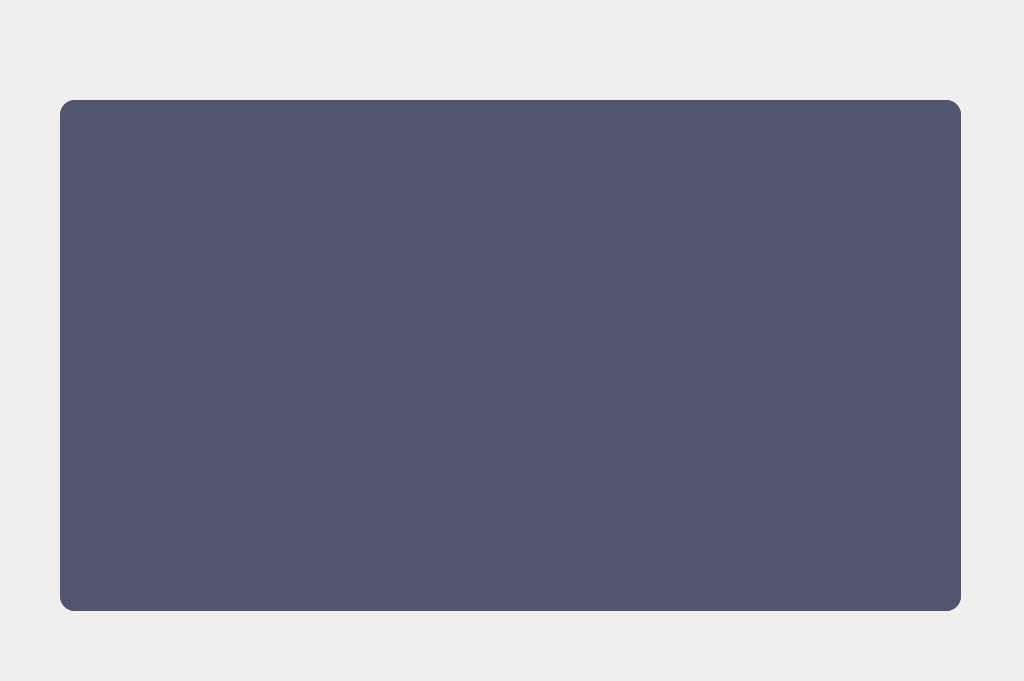
<?xml version="1.0" encoding="UTF-8"?>
<ui version="4.0">
 <class>display</class>
 <widget class="QDialog" name="display">
  <property name="geometry">
   <rect>
    <x>0</x>
    <y>0</y>
    <width>1024</width>
    <height>681</height>
   </rect>
  </property>
  <property name="windowTitle">
   <string>Dialog</string>
  </property>
  <property name="styleSheet">
   <string notr="true">*{
    background:url(C:/Users/hedi2/downloads/hamer.jpg) ;
}</string>
  </property>
  <widget class="QFrame" name="add_employee">
   <property name="geometry">
    <rect>
     <x>60</x>
     <y>100</y>
     <width>901</width>
     <height>511</height>
    </rect>
   </property>
   <property name="styleSheet">
    <string notr="true">QFrame
{
	background:#51556e;
    border-radius:15px;
}</string>
   </property>
   <property name="frameShape">
    <enum>QFrame::StyledPanel</enum>
   </property>
   <property name="frameShadow">
    <enum>QFrame::Raised</enum>
   </property>
   <widget class="QPushButton" name="DISPLAY">
    <property name="geometry">
     <rect>
      <x>260</x>
      <y>240</y>
      <width>201</width>
      <height>51</height>
     </rect>
    </property>
    <property name="font">
     <font>
      <pointsize>12</pointsize>
     </font>
    </property>
    <property name="styleSheet">
     <string notr="true">*{
color:white;
border-radius: 15px;
background:#303030;
}

*:hover
{
	color:#303030;
	border-radius:15px;
	background:white
}</string>
    </property>
    <property name="text">
     <string>Display</string>
    </property>
   </widget>
   <widget class="QLineEdit" name="LRI">
    <property name="geometry">
     <rect>
      <x>210</x>
      <y>160</y>
      <width>251</width>
      <height>31</height>
     </rect>
    </property>
    <property name="font">
     <font>
      <pointsize>14</pointsize>
     </font>
    </property>
    <property name="acceptDrops">
     <bool>true</bool>
    </property>
    <property name="styleSheet">
     <string notr="true">*{
background:transparent;
border:none;
color:white;
border-bottom:1px solid #717072;
}</string>
    </property>
    <property name="inputMask">
     <string/>
    </property>
    <property name="text">
     <string/>
    </property>
    <property name="maxLength">
     <number>32767</number>
    </property>
    <property name="echoMode">
     <enum>QLineEdit::Normal</enum>
    </property>
    <property name="placeholderText">
     <string>123456</string>
    </property>
   </widget>
   <widget class="QLabel" name="RID">
    <property name="geometry">
     <rect>
      <x>40</x>
      <y>150</y>
      <width>121</width>
      <height>51</height>
     </rect>
    </property>
    <property name="styleSheet">
     <string notr="true">*{
    font-family:century gothic;
    font-size:24px;
	color:white;
}

</string>
    </property>
    <property name="text">
     <string>Room ID</string>
    </property>
   </widget>
   <widget class="QTableView" name="tableView">
    <property name="geometry">
     <rect>
      <x>0</x>
      <y>0</y>
      <width>901</width>
      <height>511</height>
     </rect>
    </property>
    <property name="frameShadow">
     <enum>QFrame::Plain</enum>
    </property>
    <property name="sizeAdjustPolicy">
     <enum>QAbstractScrollArea::AdjustIgnored</enum>
    </property>
   </widget>
   <zorder>DISPLAY</zorder>
   <zorder>RID</zorder>
   <zorder>LRI</zorder>
   <zorder>tableView</zorder>
  </widget>
 </widget>
 <resources/>
 <connections/>
</ui>
